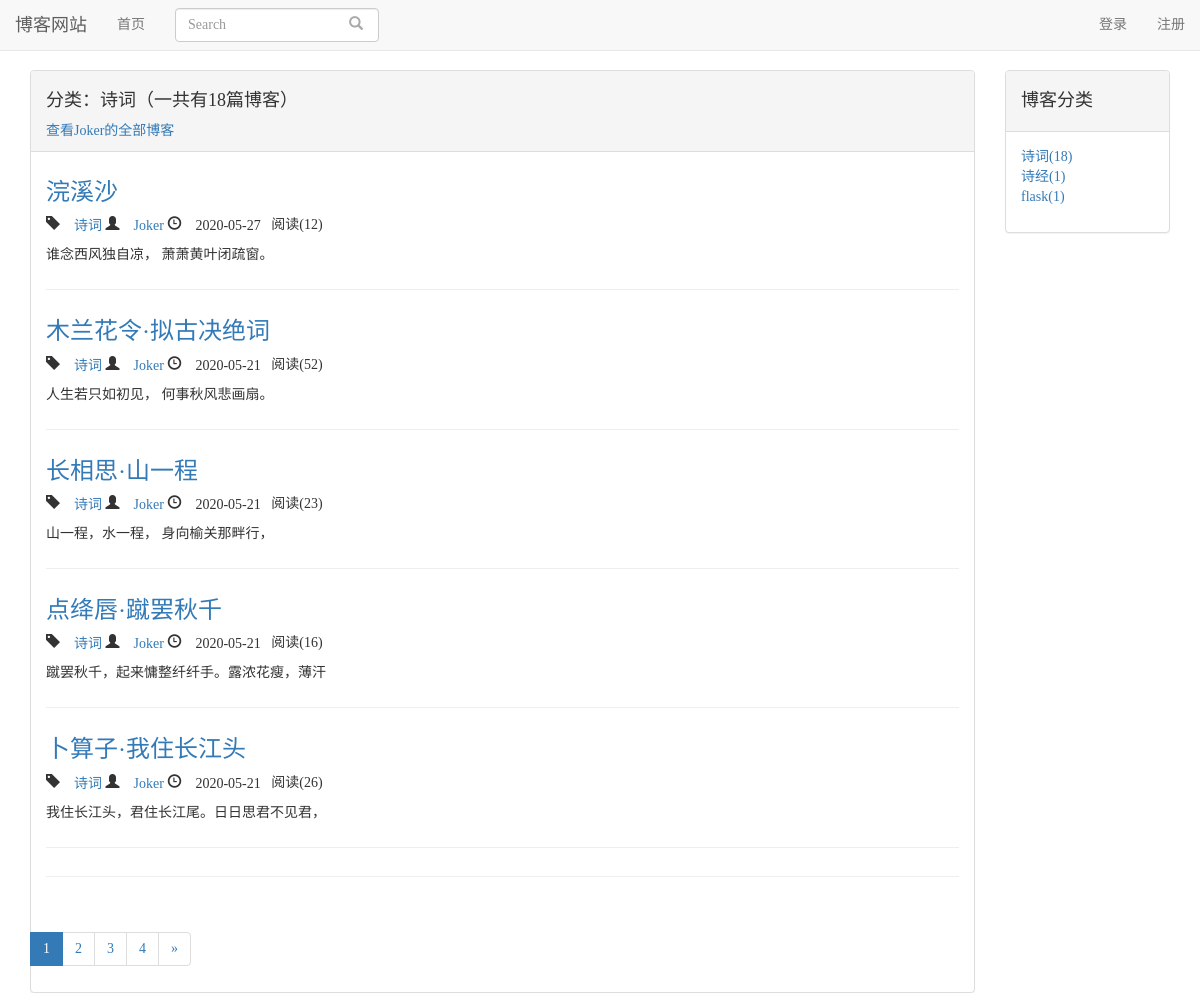
Page /blog/type/2 on the committed database.
### blog/models.py (models this page shows, shortened)
class BlogType(models.Model):
    type_name=models.CharField(max_length=20,verbose_name='博客类型')
    author=models.ForeignKey(User,on_delete=models.DO_NOTHING,verbose_name='作者')
    def __str__(self):
        return self.type_name
    class Meta:
        verbose_name='博客类型'
        verbose_name_plural=verbose_name

class Blog(models.Model):
    title=models.CharField(max_length=50,verbose_name='标题')
    blog_type=models.ForeignKey(BlogType,on_delete=models.DO_NOTHING,verbose_name='博客类型')
    content=RichTextUploadingField()
    author=models.ForeignKey(User,on_delete=models.DO_NOTHING,verbose_name='作者')
    created_time=models.DateTimeField(auto_now_add=True,verbose_name='创作时间')
    last_update_time=models.DateTimeField(auto_now=True,verbose_name='上次修改时间')
    def readnum_function(self):
        try:
            return self.readnum.read_num
        except Exception as e:
            return 0
    readnum_function.short_description='阅读量'
    class Meta:
        ordering=['-created_time']
        verbose_name='博客'
        verbose_name_plural=verbose_name

class ReadNum(models.Model):
    read_num=models.IntegerField(default=0,verbose_name='阅读量')
    blog=models.OneToOneField(Blog,on_delete=models.CASCADE,verbose_name='博客')
    class Meta:
        verbose_name='阅读量'
        verbose_name_plural=verbose_name

### blog/views.py (the view)
# urls.py: path('type/<int:blog_type_pk>',views.blogs_with_type,name='blogs_with_type'),
def blogs_with_type(request,blog_type_pk):#参数变量名必须与urls中的相同
    page_num=request.GET.get('page',1)#获取页面参数(request.GET是字典)
    blog_type=get_object_or_404(BlogType,pk=blog_type_pk)# 是个对象
    blogs_all_list=Blog.objects.filter(blog_type=blog_type)
    paginator=Paginator(blogs_all_list,5)#每3页进行分页
    page_of_blogs=paginator.get_page(page_num)#django特有的,错误就第一页/实际是最后一页
    blog_types=BlogType.objects.filter(author=blog_type.author)
    my_blog_types=[]
    for per_blog_type in blog_types:# 添加每种类型对应的博客数量，利用python可以临时添加实例变量和类变量的属性
        per_blog_type.blog_count = Blog.objects.filter(blog_type=per_blog_type).count()
        my_blog_types.append(per_blog_type)
    context={}
    context['page_of_blogs']=page_of_blogs# 加的
    context['blog_type']=blog_type
    context['blog_types']=my_blog_types
    return render(request,'blogs_with_type.html',context)

### blog/templates/blogs_with_type.html (shortened to what this page needs)
{% extends 'blog_list.html' %}
{% block blog_list_title %}
<h4>分类：{{blog_type.type_name}}（一共有{{page_of_blogs.paginator.count}}篇博客）</h4>
<a href="/blog/{{blog_type.author}}">查看{{blog_type.author}}的全部博客</a>
{% endblock %}

### blog/templates/blog_list.html (shortened to what this page needs)
{% extends 'base.html' %}
{% block content %}
	<link rel="stylesheet" href="/static/blog/blog_list.css">
	<div class="container">
		<div class="row">
			<div class="col-sm-8 col-lg-10">
				<div class="panel panel-default">
					<div class="panel-heading"><h4>{% block blog_list_title %}<strong>{{ author }}</strong>的个人博客列表（一共有{{page_of_blogs.paginator.count}}篇博客）{% endblock %}</h4></div>
					<div class="panel-body">
						{% for blog in page_of_blogs.object_list %}
						<div class="blog">
						<h3><a href="/blog/articles/{{blog.id}}">{{blog.title}}</a></h3>
						<p class="blog-info">
							<span class="glyphicon glyphicon-tag" aria-hidden="true">
								<a href="/blog/type/{{blog.blog_type.pk}}">{{blog.blog_type}}</a>
							</span>
							<span class="glyphicon glyphicon-user" aria-hidden="true">
								<a href="{% url 'blog_list' blog.author %}">{{blog.author}}</a>
							</span>
							<span class="glyphicon glyphicon-time" aria-hidden="true">
								{{blog.created_time|date:"Y-m-d"}}
							</span>
							&nbsp;&nbsp;<span>阅读({{blog.readnum_function}})</span>
						</p>
						<p>{{blog.content|striptags|truncatechars:20}}</p>
						</div>
						{% empty %}
						<div class="blog">
							<h3>暂无博客......</h3>
						</div>
						{% endfor %}
						<hr>
					</div>
					<nav aria-label="Page navigation">
					  <ul class="pagination">
						{% for page_num in page_of_blogs.paginator.page_range %}
							{% if page_num == page_of_blogs.number %}
							<li class="active"><span>{{page_num}}</span></li>
							{% else %}
							<li><a href="?page={{page_num}}">{{page_num}}</a></li>
							{% endif %}
						{% endfor %}
						<li>
						{%if page_of_blogs.has_next %}
						  <a href="?page={{page_of_blogs.next_page_number}}" aria-label="Next">
							<span aria-hidden="true">&raquo;</span>
						  </a>
						{% endif %}
						</li>
					  </ul>
					</nav>
				</div>
			</div>
			<div class="col-sm-4 col-lg-2">
				<div class="panel panel-default">
					<div class="panel-heading"><h4>博客分类</h4></div>
					<div class="panel-body">
						<ul class="blog-types">
						{% for blog_type in blog_types %}
						<li><a href="/blog/type/{{blog_type.pk}}">{{blog_type}}({{blog_type.blog_count}})</a></li>
						{% empty %}
						<li>暂无分类</li>
						{% endfor %}
						</ul>
					</div>
				</div>
			</div>
		</div>
	</div>
{% endblock %}

### static/base.css (style rules this page uses)
* { margin:0; padding:0; font-family:"微软雅黑"; }
body { margin-top:70px!important; }

### static/blog/blog_list.css (style rules this page uses)
ul.blog-types { list-style-type:none; }
div.blog:not(:last-child) { margin-bottom:2em; padding-bottom:1em; border-bottom:1px solid #eee; }
div.blog h3 { margin-top:0.5em; }

### rows in the picture
BlogType: type_name "诗词", author "Joker", blog_count "18"
Blog: title "浣溪沙", blog_type "诗词", author "Joker", created_time "2020-05-27", readnum_function "12", content "谁念西风独自凉， 萧萧黄叶闭疏窗。"
Blog: title "木兰花令·拟古决绝词", blog_type "诗词", author "Joker", created_time "2020-05-21", readnum_function "52", content "人生若只如初见， 何事秋风悲画扇。"
Blog: title "长相思·山一程", blog_type "诗词", author "Joker", created_time "2020-05-21", readnum_function "23", content "山一程，水一程， 身向榆关那畔行，"
Blog: title "点绛唇·蹴罢秋千", blog_type "诗词", author "Joker", created_time "2020-05-21", readnum_function "16", content "蹴罢秋千，起来慵整纤纤手。露浓花瘦，薄汗"
Blog: title "卜算子·我住长江头", blog_type "诗词", author "Joker", created_time "2020-05-21", readnum_function "26", content "我住长江头，君住长江尾。日日思君不见君，"
BlogType: type_name "诗经", blog_count "1"
BlogType: type_name "flask", blog_count "1"

### other values in the picture
{{ page_of_blogs.paginator.count }} "18"
{{ page_num }} "1"
{{ page_num }} "2" "3" "4"
